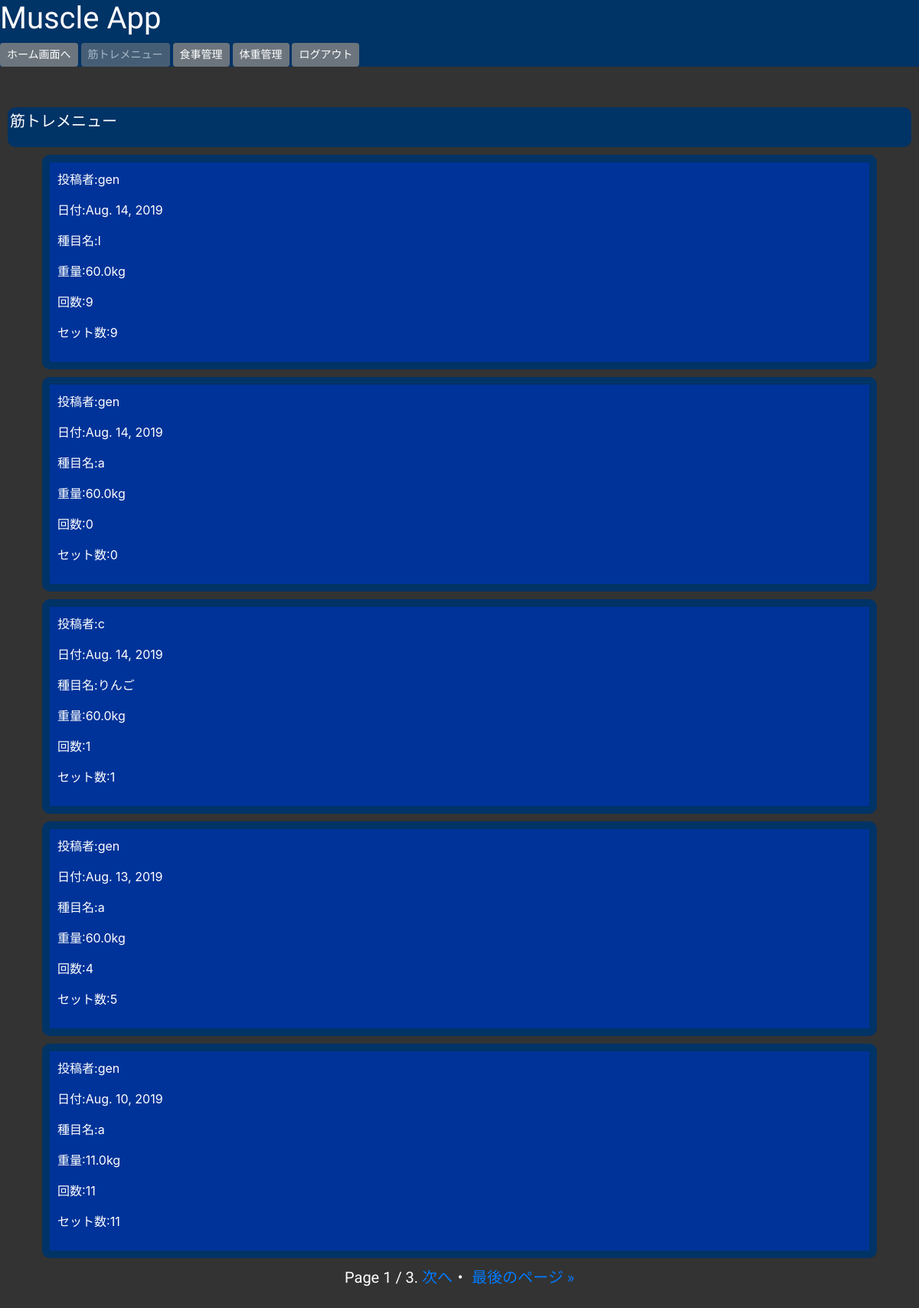
The page /timeline/workout/ (signed in) on the database as committed earlier.
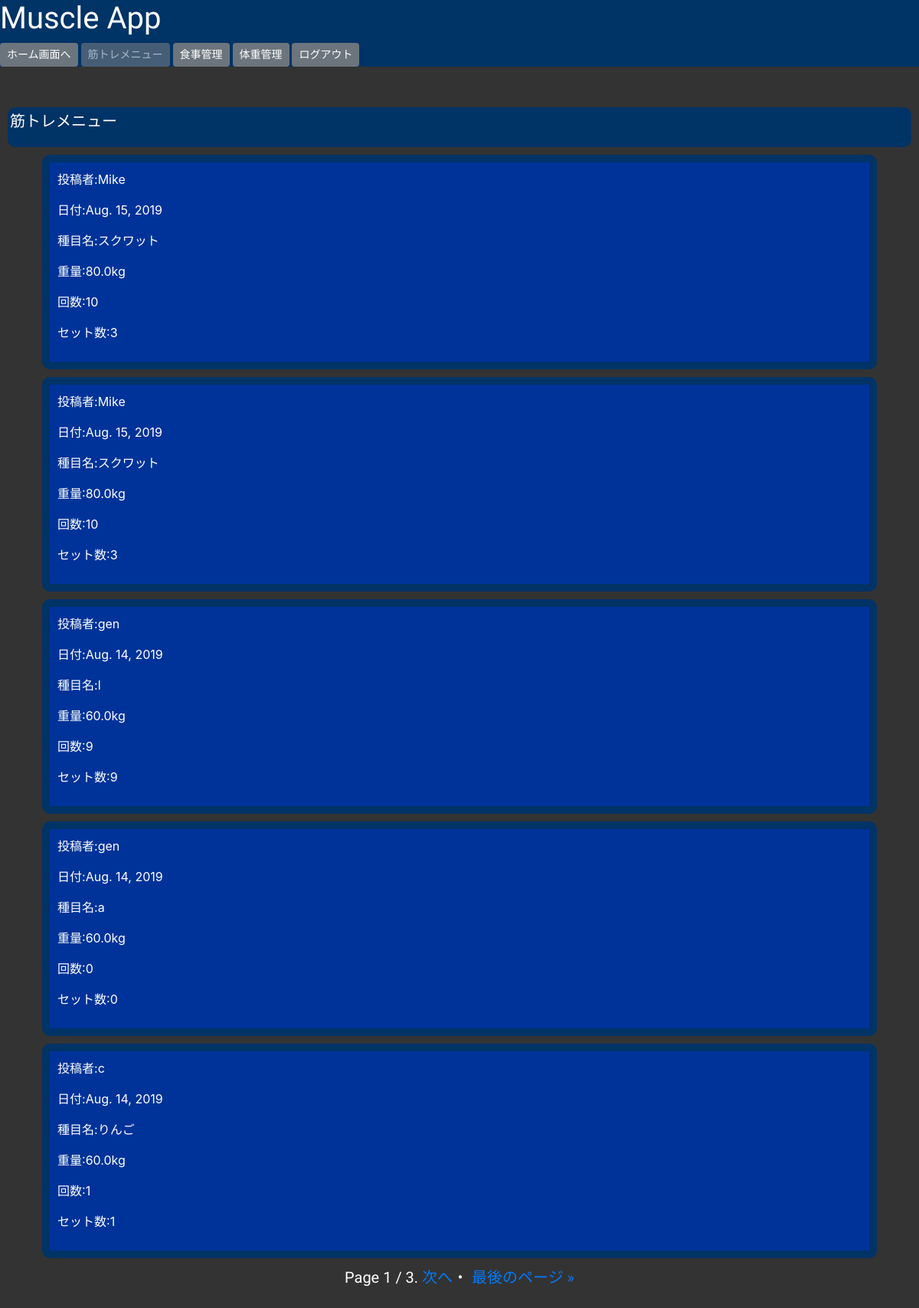
The same page on the database as committed later.
### muscleapp/models.py (models this page shows, shortened)
class WorkoutModel(models.Model):
    name = models.CharField(max_length=100)
    weight = models.FloatField()
    reps = models.IntegerField()
    set = models.IntegerField()
    date = models.DateField(default=localdate())
    author = models.CharField(max_length=100)

### muscleapp/views.py (the view)
# urls.py: path('timeline/workout/', timeline_workoutfunc, name='timeline_workout'),
@login_required
def timeline_workoutfunc(request):
    workout = WorkoutModel.objects.order_by('-date').all()
    paginator = Paginator(workout, 5)
    page = request.GET.get('page')
    workout_data = paginator.get_page(page)
    return render(request, 'timeline_workout.html', {'workout_data': workout_data})

### templates/timeline_workout.html (shortened to what this page needs)
{% extends 'base_afterlogin.html' %}
{% block customcss %}
{% load static %}
<link rel="stylesheet" type="text/css" href="{% static 'timeline.css' %}">
{% endblock customcss %}
{% block header %}
<h1>Muscle App</h1>
    <a href="{% url 'home' %}" class="btn btn-secondary btn-sm">ホーム画面へ</a>
    <a href="{% url 'timeline_workout' %}" class="btn btn-secondary disabled btn-sm">筋トレメニュー</a>
    <a href="{% url 'timeline_diet' %}" class="btn btn-secondary btn-sm">食事管理</a>
    <a href="{% url 'timeline_body' %}" class="btn btn-secondary btn-sm">体重管理</a>
{% endblock header %}
{% block content %}
<div class="menu">
    <p>筋トレメニュー</p>
</div>
{% for item in workout_data %}
<div class="container">
<div class="info">
    <p>投稿者:{{ item.author }}</p>
    <p>日付:{{ item.date }}</p>
    <p>種目名:{{ item.name }}</p>
    <p>重量:{{ item.weight }}kg</p>
    <p>回数:{{ item.reps }}</p>
    <p>セット数:{{ item.set }}</p>
</div>
</div>
{% endfor %}
{% endblock content %}
{% block paginator %}
<span class="step-links">
        <span class="current">
            Page {{ workout_data.number }} / {{ workout_data.paginator.num_pages }}.
        </span>
        {% if workout_data.has_next %}
            <a href="?page={{ workout_data.next_page_number }}">次へ</a>・
            <a href="?page={{ workout_data.paginator.num_pages }}">最後のページ &raquo;</a>
        {% endif %}
</span>
{% endblock paginator %}

Rows that differ between the two databases and show on the page:
no longer on this page (row unchanged): WorkoutModel: author "gen", date "Aug. 13, 2019", name "a", weight "60.0", reps "4", set "5"
no longer on this page (row unchanged): WorkoutModel: author "gen", date "Aug. 10, 2019", name "a", weight "11.0", reps "11", set "11"
added WorkoutModel: author "Mike", date "Aug. 15, 2019", name "スクワット", weight "80.0", reps "10", set "3"
added WorkoutModel: author "Mike", date "Aug. 15, 2019", name "スクワット", weight "80.0", reps "10", set "3"
